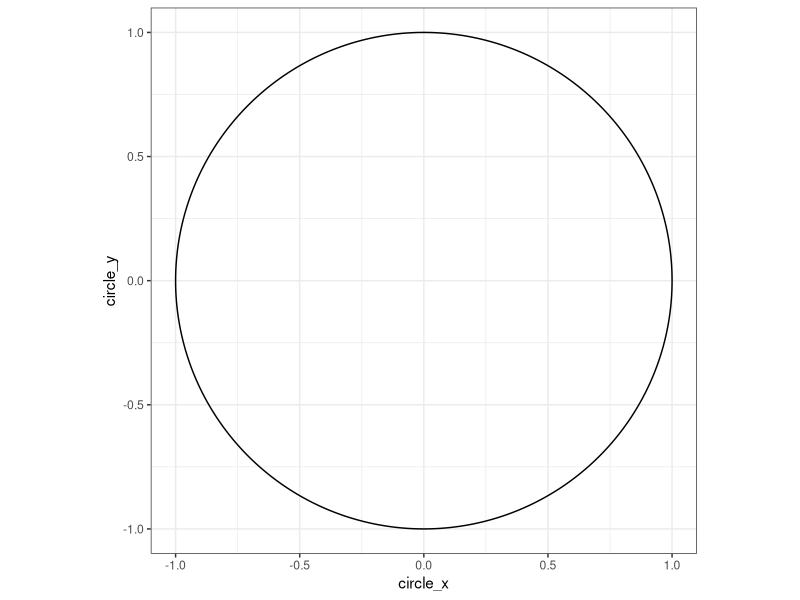

Source code (R): (Note: this script raises an error after producing the figure.)
library(tidyverse)
library(gganimate)

#Create a data frame containing a high-resolution unit circle
circle_df <- tibble(theta = seq(0, 2 * pi, by = pi/1e3)) %>%
  mutate(circle_x = cos(theta),
    circle_y = sin(theta))

#Make sure that the cirlce plots properly
circle_df %>%
  ggplot(aes(circle_x, circle_y)) +
  geom_path() +
  theme_bw() +
  coord_equal()

#Create a data frame of vectors that point to the edge of the unit circle
# Note: Most testing was done with length.out = 9, to speed things up
vectors_df <- tibble(theta = seq(0, 2 * pi, length.out = 473)) %>%
  mutate(vector_x = cos(theta),
    vector_y = sin(theta),
    center_x = 0,
    center_y = 0) %>%
  #Remove the last row, so there is not overlap with the last frame of the gif
  .[-nrow(.),]

#Plot everything together --- first in a static way, using just ggplot2
p <- ggplot() +
  #Horizontal line segment; could have used hline
  geom_segment(data = tibble(x = -1.25, y = 0, xend = 1.25, yend = 0),
    aes(x = x, y = y, xend = xend, yend = yend),
    color = "black") +
  #Vertical line segment; could have used vline
  geom_segment(data = tibble(x = 0, y = -1.25, xend = 0, yend = 1.25),
    aes(x = x, y = y, xend = xend, yend = yend),
    color = "black") +
  #Add the unit circle
  geom_path(data = circle_df,
    aes(circle_x, circle_y),
    size = 0.5) +
  #Add all the lines pointing from the center to the edge of the circle
  geom_segment(data = vectors_df,
    aes(x = center_x,
      y = center_y,
      xend = vector_x,
      yend = vector_y),
    lineend = "round",
    linejoin = "bevel",
    arrow = arrow(length = unit(1, "line")),
    size = 1) +
  #"Highlight" (in yellow) part of x-axis the corresponds to vector
  geom_segment(data = vectors_df,
    aes(x = center_x,
      y = center_y,
      xend = vector_x,
      yend = center_y),
    color = "yellow",
    size = 2,
    alpha = 0.3) +
  #Same highlight for the y-axis
  geom_segment(data = vectors_df,
    aes(x = center_x,
      y = center_y,
      xend = center_x,
      yend = vector_y),
    color = "yellow",
    size = 2,
    alpha = 0.3) +
  #Complete the square using a dashed line; x-axis
  geom_segment(data = vectors_df,
    aes(x = center_x,
      y = vector_y,
      xend = vector_x,
      yend = vector_y),
    color = "grey",
    size = 0.5,
    linetype = "dashed") +
  #Complete the square for the y-axis
  geom_segment(data = vectors_df,
    aes(x = vector_x,
      y = center_y,
      xend = vector_x,
      yend = vector_y),
    color = "grey",
    size = 0.5,
    linetype = "dashed") +
  #Add a blue dot to the end of the radius vector
  geom_point(data = vectors_df,
    aes(x = vector_x,
      y = vector_y),
    size = 5,
    color = "slateblue",
    alpha = 0.7) +
  #Add a red dot to highlight the end of the highlight along the y-axis
  geom_point(data = vectors_df,
    aes(x = center_x,
      y = vector_y),
    size = 5,
    color = "tomato",
    alpha = 0.7) +
  #Same thing for the x-axis
  geom_point(data = vectors_df,
    aes(x = vector_x,
      y = center_y),
    size = 5,
    color = "tomato",
    alpha = 0.7) +
  theme_void() +
  coord_equal()

#Now add the bits required to make gganimate work properly
circle_animation <- p +
  transition_states(vectors_df$theta,
    transition_length = 0.01 / nrow(vectors_df),
    state_length = 0,
    wrap = TRUE) +
  ease_aes('linear')

#Animate all the things!
# I'm using magick_renderer because it works with svg, which looks much better
# than png
p_anim <- animate(circle_animation, nframes = nrow(vectors_df), fps = 50,
  device = "svglite", renderer = magick_renderer())

#Save
anim_save("Unit_circle_animation.gif", p_anim)
